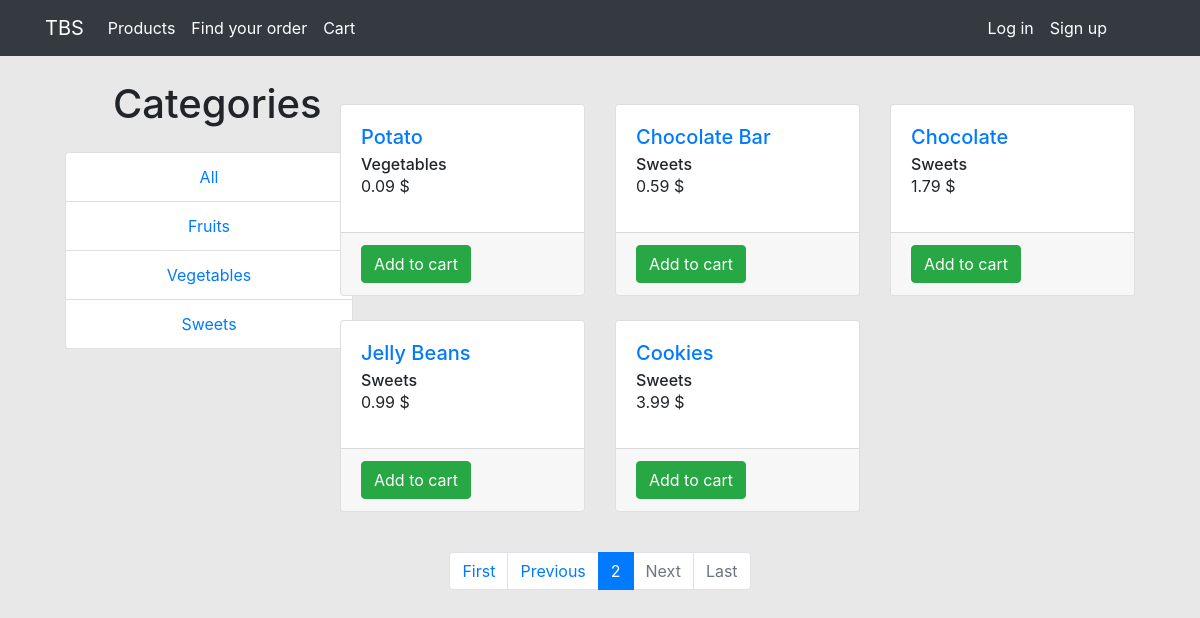
/products/?page=2, run on the app's committed database.
### store/models.py (models this page shows, shortened)
class Product(models.Model):
    name = models.CharField(max_length=50)
    description = models.TextField(max_length=400)
    category = models.CharField(max_length=20)
    price = models.DecimalField(max_digits=5, decimal_places=2)
    orders = models.ManyToManyField(
        'transactions.Order',
        through='transactions.Ordered'
    )

### store/views.py (the view)
# urls.py: path("products/", views.product_list, name='list'),
def product_list(request, cat=''):
    try:
        if cat == '':
            paginator = Paginator(Product.objects.all(), ITEMS_ON_PAGE)
        else:
            paginator = Paginator(Product.objects.filter(category=cat), ITEMS_ON_PAGE)
    except Product.DoesNotExist:
        return HttpResponse(status=404)
    page = request.GET.get('page')
    if not page:
        page = 1
    products = paginator.page(page)
    categories = [p.category for p in Product.objects.all()]
    categories = list(dict.fromkeys(categories))
    context = {
        'products': products,
        'categories': categories,
    }
    return render(request, 'store/list.html', context)

### store/templates/store/list.html (shortened to what this page needs)
{% extends 'base.html' %}
{% load static %}
{% block content %}
<div class="row">
    <div class="col-lg-3 col-md-6">
        <h1 class="my-4 ml-5">Categories</h1>
        <div class="list-group" style="width: 18rem">
            <a href={% url 'store:list' %} class="list-group-item text-center">All</a>
            {% for category in categories %}
                <a href="{% url 'store:list' category %}" class="list-group-item text-center">{{category}}</a>
            {% endfor %}
        </div>
    </div>
    <div class="m-auto col-lg-9">
        <div class="mt-5">
            <div class="row">
                {% for product in products %}
                    <div class="col-lg-4 col-sm-8 mb-4">
                        <div class="card" style="height: 12rem;">
                            <div class="card-body">
                                <h5 class="card-title">
                                    <a href="{% url 'store:details' product.id %}">{{product.name}}</a>
                                </h5>
                                <h6 class="card-subtitle">{{product.category}}</h6>
                                <p class="card-text">{{product.price}}&nbsp;$</p>
                            </div>
                            <div class="card-footer">
                                <input type="button" class="card-link btn btn-success" onclick="add_one({{product.id}}, 1)" value="Add to cart" />
                            </div>
                        </div>
                    </div>
                {% endfor %}
            </div>
        </div>
    </div>
</div>
<div class="row mt-3">
    <nav aria-label="..." class="m-auto">
        <ul class="pagination">
            {% if products.has_previous %}
                <li class="page-item">
                    <a class="page-link" href="?page=1">First</a>
                </li>
                <li class="page-item">
                    <a class="page-link" href="?page={{ products.previous_page_number }}">Previous</a>
                </li>
            {% endif %}
                <li class="page-item active">
                    <span class="page-link">
                        {{ products.number }}
                    </span>
                </li>
            {% if products.has_next %}
                <li class="page-item">
                    <a class="page-link" href="?page={{ products.next_page_number }}">Next</a>
                </li>
                <li class="page-item">
                    <a class="page-link" href="?page={{ products.paginator.num_pages }}">Last</a>
                </li>
            {% else %}
                <li class="page-item disabled">
                    <span class="page-link">Next</span>
                </li>
                <li class="page-item disabled">
                    <span class="page-link">Last</span>
                </li>
            {% endif %}
        </ul>
    </nav>
</div>
{% endblock content %}

### data on the page
Product: categories "Fruits"
Product: categories "Vegetables"
Product: categories "Sweets", name "Chocolate Bar", category "Sweets", price "0.59"
Product: name "Potato", category "Vegetables", price "0.09"
Product: name "Chocolate", category "Sweets", price "1.79"
Product: name "Jelly Beans", category "Sweets", price "0.99"
Product: name "Cookies", category "Sweets", price "3.99"

### other printed values
{{ products.number }} "2"
